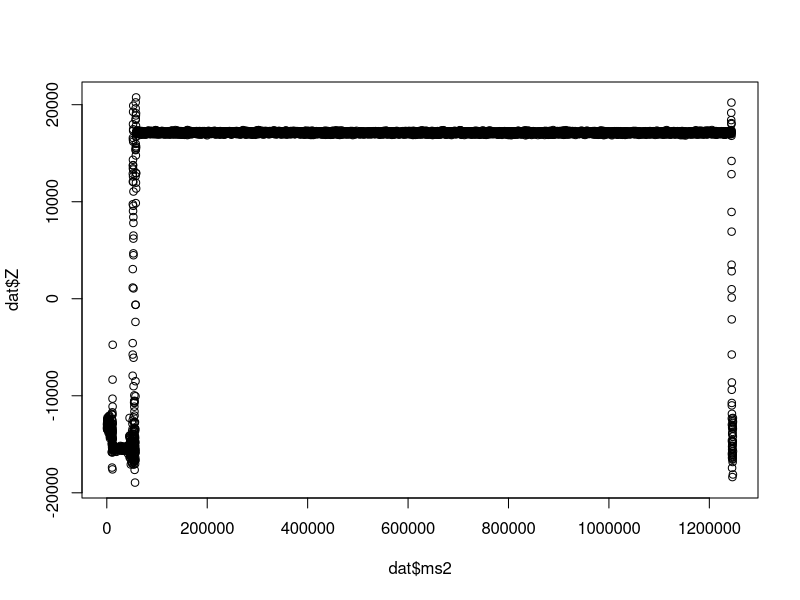

This chart was generated by the following R code: (Note: this script raises an error after producing the figure.)
#either load data from file or existing dataframe
setwd("C:/Users/Jessica/Google Drive/Waldrapp/data")
dat<- read.csv("test_nl.csv")

#checking the test dataset and cutting off all movement
head(dat)

plot(dat$Z~dat$ms2)

dat<- subset(dat, dat$ms2>60000& dat$ms2<1240000)

dat$xms2<-format(as.POSIXct(Sys.Date(), tz="GMT")+dat$ms2/1000, "%H:%M:%S")
dat$xms2<- as.POSIXct(strptime(dat$xms2, format="%H:%M:%S"))

dat$behaviour<- "lying"

mean(dat$Z)
sd(dat$Z)

apply(dat, 2, mean)
apply(dat, 2, sd)

#getting a real dataset 

head(dat_ld)

plot(Z~xms2, data=dat_ld)

#convert ms into hours for a more intuitive graph
dat_ld$xms2<-format(as.POSIXct(Sys.Date(), tz="GMT")+dat_ld$ms2/1000, "%H:%M:%S")
dat_ld$xms2<- as.POSIXct(strptime(dat_ld$xms2, format="%H:%M:%S"))

#main file to determine the sitting phases
dat_ldn<- subset(dat_ld, dat_ld$xms2>=as.POSIXct("2018-10-22 06:00:00")& dat_ld$xms2<=as.POSIXct("2018-10-22 07:00:00"))
plot(Z~xms2, data=dat_ldn)

#"sitting phases" in the datafile
dat_ldn1<- subset(dat_ld, dat_ld$xms2>=as.POSIXct("2018-10-22 02:12:30")& dat_ld$xms2<=as.POSIXct("2018-10-22 02:16:00"))
dat_ldn2<- subset(dat_ld, dat_ld$xms2>=as.POSIXct("2018-10-22 03:08:46")& dat_ld$xms2<=as.POSIXct("2018-10-22 03:10:55"))
dat_ldn3<- subset(dat_ld, dat_ld$xms2>=as.POSIXct("2018-10-22 03:11:20")& dat_ld$xms2<=as.POSIXct("2018-10-22 03:15:25"))
dat_ldn4<- subset(dat_ld, dat_ld$xms2>=as.POSIXct("2018-10-22 03:16:45")& dat_ld$xms2<=as.POSIXct("2018-10-22 03:18:34"))
dat_ldn5<- subset(dat_ld, dat_ld$xms2>=as.POSIXct("2018-10-22 03:21:45")& dat_ld$xms2<=as.POSIXct("2018-10-22 03:22:20"))

#turns out the variance is huge
dat_new<-rbind (dat_ldn1, dat_ldn2,dat_ldn3,dat_ldn4, dat_ldn5)
#so perhaps use only the last two?
dat_new45<-rbind(dat_ldn4, dat_ldn5)

#create a new column with the behaviour
dat_new45$behaviour<- "sitting"
dat_new$behaviour<- "sitting"


#checking if it looks ok
head(dat_new45)
plot(Z~xms2, data=dat_new)

mean(dat_new45$Z)
sd(dat_new45$Z)

####comparing the two values with a t.test or variance test

t.test(dat_new45$Z, dat$Z)
var.test(dat_new$Z, dat$Z)


#####copying the two datasets together for a bootstrap experiment

dat_boot<-rbind(dat_new45, dat)
dat_boot_all<-rbind(dat_new, dat)

plot(Z~xms2, data=dat_boot_all)

dat_boot_all$behaviour<- as.factor(dat_boot_all$behaviour)


#trying to create a test data set for later bootstrapping
library("boot")

test<-sample(dat_boot_all, size=500, replace=T)

#deleting the behavioural component
dat_boot_st<- dat_boot_all[c(11, 16)]

dat_new2<- dat_new[11,16]
dat2<- dat[11,16]



m<- boot(dat_boot_st, )

###first version

varcomp <- function (data, indices, formula) {
  d1 <- subset(dat_boot_st[indices,],behaviour=="lying") #sample for boot
  d2 <- subset(dat_boot_st[indices,],behaviour=="sitting")  #sample for boot
  fit1 <- lm(formula, data=d1) #linear model
  fit2 <- lm(formula, data=d2) #linear model
  a = (attr (VarCorr(fit1), "sc")^2) #output variance estimation
  b = (attr (VarCorr(fit2), "sc")^2) #output variance estimation
  drv = a - b #difference between the variance estimations
  return(drv)
}


ip1.boot <- boot (dat_boot_st, statistic=varcomp, R=100, formula=Z~behaviour)

ip1.boot <- boot ( data = list (d1=dataframe1, d2=dataframe2), statistic=varcomp, R=100, formula=CNPC~(1|Cell.line:DNA.extract)+Cell.line)


##second version
SDdiff = function(dataFrame, indexVector) { 
  f1 = sd(subset(dataFrame[indexVector, 1], dataFrame[indexVector, 2] == "lying"))
  f2 = sd(subset(dataFrame[indexVector, 1], dataFrame[indexVector, 2] == "sitting"))
 f=f1-f2
  return(f)
}

totalBoot = boot(dat_boot_st, SDdiff, R = 1000, strata = dat_boot_st[,2])
totalBootCI = boot.ci(totalBoot)

summary(dat_boot_st)
totalBoot


###third simple version 

b_dat<- boot(dat$Z, sum, R=1000)
b_dat_new<-boot(dat_new$Z, sum, R=1000)

z<- (b_dat_new$t0-b_dat$t0)/sqrt(var(b_dat_new$t[,1])+var(b_dat$t[,1]))
pnorm(z)
z

####fourth simple version ;)
###this could acutally work

set.seed(1300)
B<- 1000
t.vect<- vector(length=B)
p.vect<- vector(length=B)
for (i in 1:B){
  boot.c<-sample(dat$Z, size=22710, replace=T)
  boot.p<- sample(dat_new$Z,size=14066, replace=T )
  vartest<- var.test(boot.c, boot.p)
  t.vect[i]<- vartest$statistic
  p.vect[i]<- vartest$p.value
  }

t.vect
p.vect
?var.test
vartest
